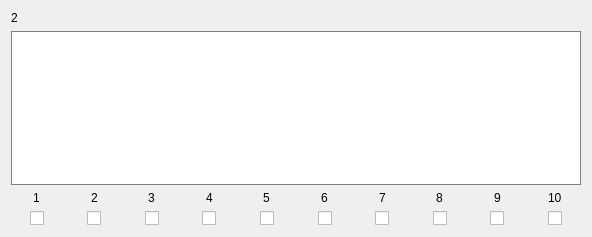
            <widget class="QWidget" name="scrollAreaWidgetContents_3">
             <property name="geometry">
              <rect>
               <x>0</x>
               <y>0</y>
               <width>592</width>
               <height>237</height>
              </rect>
             </property>
             <layout class="QVBoxLayout" name="verticalLayout_2">
              <item>
               <widget class="QLabel" name="Name_2">
                <property name="styleSheet">
                 <string notr="true"/>
                </property>
                <property name="text">
                 <string>2</string>
                </property>
               </widget>
              </item>
              <item>
               <widget class="QTextEdit" name="Text_2">
                <property name="styleSheet">
                 <string notr="true">border: 1px solid gray</string>
                </property>
               </widget>
              </item>
              <item>
               <layout class="QHBoxLayout" name="horizontalLayout_24">
                <property name="bottomMargin">
                 <number>0</number>
                </property>
                <item>
                 <layout class="QVBoxLayout" name="verticalLayout_223">
                  <property name="rightMargin">
                   <number>0</number>
                  </property>
                  <property name="bottomMargin">
                   <number>0</number>
                  </property>
                  <item alignment="Qt::AlignHCenter">
                   <widget class="QLabel" name="label_202">
                    <property name="text">
                     <string>1</string>
                    </property>
                   </widget>
                  </item>
                  <item alignment="Qt::AlignHCenter">
                   <widget class="QCheckBox" name="Check_2_1">
                    <property name="text">
                     <string/>
                    </property>
                   </widget>
                  </item>
                 </layout>
                </item>
                <item>
                 <layout class="QVBoxLayout" name="verticalLayout_224">
                  <property name="rightMargin">
                   <number>0</number>
                  </property>
                  <property name="bottomMargin">
                   <number>0</number>
                  </property>
                  <item alignment="Qt::AlignHCenter">
                   <widget class="QLabel" name="label_203">
                    <property name="text">
                     <string>2</string>
                    </property>
                   </widget>
                  </item>
                  <item alignment="Qt::AlignHCenter">
                   <widget class="QCheckBox" name="Check_2_2">
                    <property name="text">
                     <string/>
                    </property>
                   </widget>
                  </item>
                 </layout>
                </item>
                <item>
                 <layout class="QVBoxLayout" name="verticalLayout_225">
                  <property name="rightMargin">
                   <number>0</number>
                  </property>
                  <property name="bottomMargin">
                   <number>0</number>
                  </property>
                  <item alignment="Qt::AlignHCenter">
                   <widget class="QLabel" name="label_204">
                    <property name="text">
                     <string>3</string>
                    </property>
                   </widget>
                  </item>
                  <item alignment="Qt::AlignHCenter">
                   <widget class="QCheckBox" name="Check_2_3">
                    <property name="text">
                     <string/>
                    </property>
                   </widget>
                  </item>
                 </layout>
                </item>
                <item>
                 <layout class="QVBoxLayout" name="verticalLayout_226">
                  <property name="rightMargin">
                   <number>0</number>
                  </property>
                  <property name="bottomMargin">
                   <number>0</number>
                  </property>
                  <item alignment="Qt::AlignHCenter">
                   <widget class="QLabel" name="label_205">
                    <property name="text">
                     <string>4</string>
                    </property>
                   </widget>
                  </item>
                  <item alignment="Qt::AlignHCenter">
                   <widget class="QCheckBox" name="Check_2_4">
                    <property name="text">
                     <string/>
                    </property>
                   </widget>
                  </item>
                 </layout>
                </item>
                <item>
                 <layout class="QVBoxLayout" name="verticalLayout_227">
                  <property name="rightMargin">
                   <number>0</number>
                  </property>
                  <property name="bottomMargin">
                   <number>0</number>
                  </property>
                  <item alignment="Qt::AlignHCenter">
                   <widget class="QLabel" name="label_206">
                    <property name="text">
                     <string>5</string>
                    </property>
                   </widget>
                  </item>
                  <item alignment="Qt::AlignHCenter">
                   <widget class="QCheckBox" name="Check_2_5">
                    <property name="text">
                     <string/>
                    </property>
                   </widget>
                  </item>
                 </layout>
                </item>
                <item>
                 <layout class="QVBoxLayout" name="verticalLayout_228">
                  <property name="rightMargin">
                   <number>0</number>
                  </property>
                  <property name="bottomMargin">
                   <number>0</number>
                  </property>
                  <item alignment="Qt::AlignHCenter">
                   <widget class="QLabel" name="label_207">
                    <property name="text">
                     <string>6</string>
                    </property>
                   </widget>
                  </item>
                  <item alignment="Qt::AlignHCenter">
                   <widget class="QCheckBox" name="Check_2_6">
                    <property name="text">
                     <string/>
                    </property>
                   </widget>
                  </item>
                 </layout>
                </item>
                <item>
                 <layout class="QVBoxLayout" name="verticalLayout_229">
                  <property name="rightMargin">
                   <number>0</number>
                  </property>
                  <property name="bottomMargin">
                   <number>0</number>
                  </property>
                  <item alignment="Qt::AlignHCenter">
                   <widget class="QLabel" name="label_208">
                    <property name="text">
                     <string>7</string>
                    </property>
                   </widget>
                  </item>
                  <item alignment="Qt::AlignHCenter">
                   <widget class="QCheckBox" name="Check_2_7">
                    <property name="text">
                     <string/>
                    </property>
                   </widget>
                  </item>
                 </layout>
                </item>
                <item>
                 <layout class="QVBoxLayout" name="verticalLayout_230">
                  <property name="rightMargin">
                   <number>0</number>
                  </property>
                  <property name="bottomMargin">
                   <number>0</number>
                  </property>
                  <item alignment="Qt::AlignHCenter">
                   <widget class="QLabel" name="label_209">
                    <property name="text">
                     <string>8</string>
                    </property>
                   </widget>
                  </item>
                  <item alignment="Qt::AlignHCenter">
                   <widget class="QCheckBox" name="Check_2_8">
                    <property name="text">
                     <string/>
                    </property>
                   </widget>
                  </item>
                 </layout>
                </item>
                <item>
                 <layout class="QVBoxLayout" name="verticalLayout_231">
                  <property name="rightMargin">
                   <number>0</number>
                  </property>
                  <property name="bottomMargin">
                   <number>0</number>
                  </property>
                  <item alignment="Qt::AlignHCenter">
                   <widget class="QLabel" name="label_210">
                    <property name="text">
                     <string>9</string>
                    </property>
                   </widget>
                  </item>
                  <item alignment="Qt::AlignHCenter">
                   <widget class="QCheckBox" name="Check_2_9">
                    <property name="text">
                     <string/>
                    </property>
                   </widget>
                  </item>
                 </layout>
                </item>
                <item>
                 <layout class="QVBoxLayout" name="verticalLayout_232">
                  <property name="rightMargin">
                   <number>0</number>
                  </property>
                  <property name="bottomMargin">
                   <number>0</number>
                  </property>
                  <item alignment="Qt::AlignHCenter">
                   <widget class="QLabel" name="label_211">
                    <property name="text">
                     <string>10</string>
                    </property>
                   </widget>
                  </item>
                  <item alignment="Qt::AlignHCenter">
                   <widget class="QCheckBox" name="Check_2_10">
                    <property name="text">
                     <string/>
                    </property>
                   </widget>
                  </item>
                 </layout>
                </item>
               </layout>
              </item>
             </layout>
            </widget>
